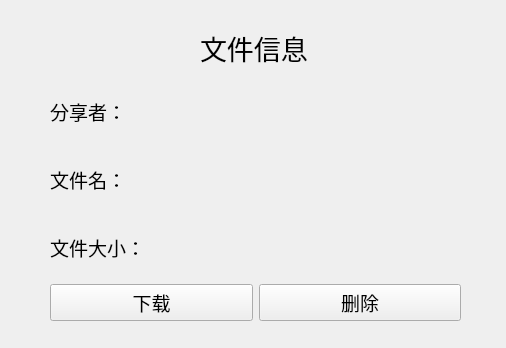
<?xml version="1.0" encoding="UTF-8"?>
<ui version="4.0">
 <class>FileShareInfoWidget</class>
 <widget class="QWidget" name="FileShareInfoWidget">
  <property name="geometry">
   <rect>
    <x>0</x>
    <y>0</y>
    <width>506</width>
    <height>348</height>
   </rect>
  </property>
  <property name="windowTitle">
   <string>文件信息</string>
  </property>
  <property name="windowIcon">
   <iconset resource="resources.qrc">
    <normaloff>:/icon/resource/windowIcon.png</normaloff>:/icon/resource/windowIcon.png</iconset>
  </property>
  <widget class="QLabel" name="title">
   <property name="geometry">
    <rect>
     <x>200</x>
     <y>30</y>
     <width>108</width>
     <height>35</height>
    </rect>
   </property>
   <property name="font">
    <font>
     <family>微软雅黑</family>
     <pointsize>20</pointsize>
    </font>
   </property>
   <property name="layoutDirection">
    <enum>Qt::LeftToRight</enum>
   </property>
   <property name="text">
    <string>文件信息</string>
   </property>
  </widget>
  <widget class="QWidget" name="layoutWidget">
   <property name="geometry">
    <rect>
     <x>50</x>
     <y>80</y>
     <width>411</width>
     <height>241</height>
    </rect>
   </property>
   <layout class="QVBoxLayout" name="verticalLayout_3">
    <item>
     <layout class="QHBoxLayout" name="horizontalLayout">
      <item>
       <layout class="QGridLayout" name="gridLayout">
        <item row="0" column="1">
         <widget class="QLabel" name="sender">
          <property name="font">
           <font>
            <family>微软雅黑</family>
           </font>
          </property>
          <property name="layoutDirection">
           <enum>Qt::RightToLeft</enum>
          </property>
          <property name="text">
           <string/>
          </property>
         </widget>
        </item>
        <item row="2" column="1">
         <widget class="QLabel" name="file_size">
          <property name="font">
           <font>
            <family>微软雅黑</family>
           </font>
          </property>
          <property name="layoutDirection">
           <enum>Qt::RightToLeft</enum>
          </property>
          <property name="text">
           <string/>
          </property>
         </widget>
        </item>
        <item row="1" column="1">
         <widget class="QLabel" name="file_name">
          <property name="font">
           <font>
            <family>微软雅黑</family>
           </font>
          </property>
          <property name="layoutDirection">
           <enum>Qt::RightToLeft</enum>
          </property>
          <property name="text">
           <string/>
          </property>
         </widget>
        </item>
        <item row="0" column="0">
         <widget class="QLabel" name="title2_2">
          <property name="maximumSize">
           <size>
            <width>100</width>
            <height>16777215</height>
           </size>
          </property>
          <property name="font">
           <font>
            <family>微软雅黑</family>
            <pointsize>14</pointsize>
           </font>
          </property>
          <property name="layoutDirection">
           <enum>Qt::RightToLeft</enum>
          </property>
          <property name="text">
           <string>分享者：</string>
          </property>
         </widget>
        </item>
        <item row="1" column="0">
         <widget class="QLabel" name="title2">
          <property name="maximumSize">
           <size>
            <width>100</width>
            <height>16777215</height>
           </size>
          </property>
          <property name="font">
           <font>
            <family>微软雅黑</family>
            <pointsize>14</pointsize>
           </font>
          </property>
          <property name="layoutDirection">
           <enum>Qt::RightToLeft</enum>
          </property>
          <property name="text">
           <string>文件名：</string>
          </property>
         </widget>
        </item>
        <item row="2" column="0">
         <widget class="QLabel" name="title1">
          <property name="maximumSize">
           <size>
            <width>100</width>
            <height>16777215</height>
           </size>
          </property>
          <property name="font">
           <font>
            <family>微软雅黑</family>
            <pointsize>14</pointsize>
           </font>
          </property>
          <property name="layoutDirection">
           <enum>Qt::RightToLeft</enum>
          </property>
          <property name="text">
           <string>文件大小：</string>
          </property>
         </widget>
        </item>
       </layout>
      </item>
     </layout>
    </item>
    <item>
     <layout class="QHBoxLayout" name="horizontalLayout_2">
      <item>
       <widget class="QPushButton" name="accept_btn">
        <property name="font">
         <font>
          <family>微软雅黑</family>
          <pointsize>14</pointsize>
         </font>
        </property>
        <property name="text">
         <string>下载</string>
        </property>
       </widget>
      </item>
      <item>
       <widget class="QPushButton" name="refuse_btn">
        <property name="font">
         <font>
          <family>微软雅黑</family>
          <pointsize>14</pointsize>
         </font>
        </property>
        <property name="text">
         <string>删除</string>
        </property>
       </widget>
      </item>
     </layout>
    </item>
   </layout>
  </widget>
 </widget>
 <resources>
  <include location="resources.qrc"/>
 </resources>
 <connections/>
</ui>
